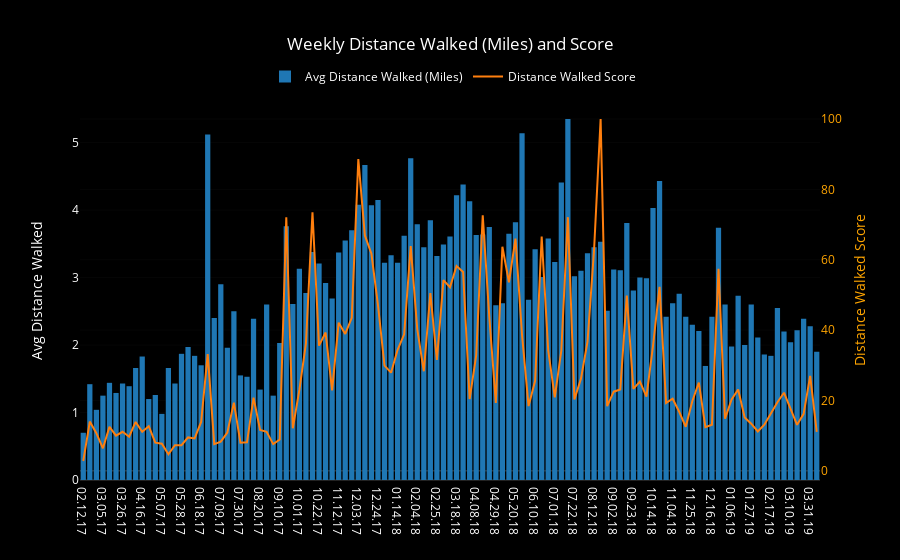

Here is the notebook cell this chart was saved with:
### Code cell
b_wd = go.Bar(x=week_df.week_range, y=week_df.mean_dist,
              name='Avg Distance Walked (Miles)', yaxis='y1')

sl_wd = go.Scatter(x=week_df.week_range, y=week_df.dist_score,
                        name='Distance Walked Score', yaxis='y2')

wdd = pltly_dict('Weekly Distance Walked (Miles) and Score', [.25, 1.1],
                 'Avg Distance Walked', 'Distance Walked Score')

l_wd = go.Layout(wdd)

dwd = [b_wd, sl_wd]
fig = go.Figure(data=dwd, layout=l_wd)
iplot(fig)
